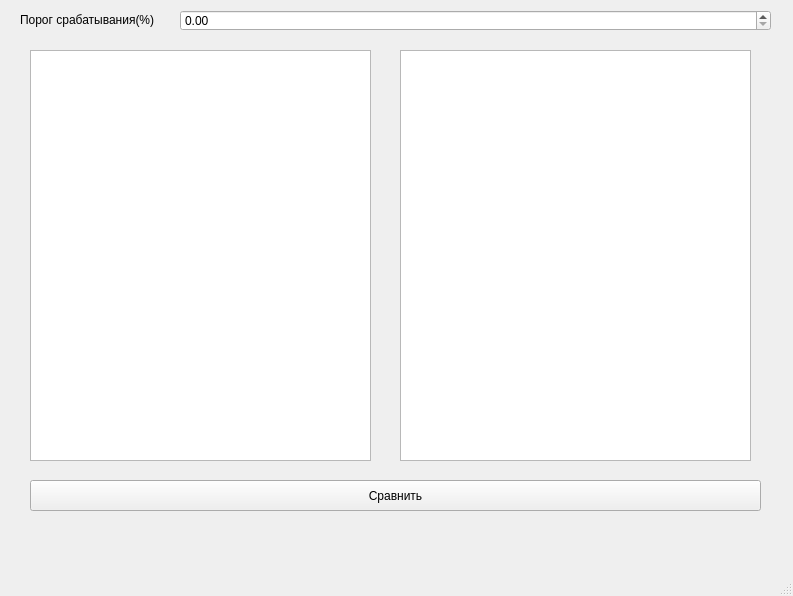
<?xml version="1.0" encoding="UTF-8"?>
<ui version="4.0">
 <class>MainWindow</class>
 <widget class="QMainWindow" name="MainWindow">
  <property name="geometry">
   <rect>
    <x>0</x>
    <y>0</y>
    <width>793</width>
    <height>596</height>
   </rect>
  </property>
  <property name="windowTitle">
   <string>MainWindow</string>
  </property>
  <widget class="QWidget" name="centralwidget">
   <widget class="QDoubleSpinBox" name="alert_value">
    <property name="geometry">
     <rect>
      <x>180</x>
      <y>10</y>
      <width>591</width>
      <height>21</height>
     </rect>
    </property>
   </widget>
   <widget class="QPlainTextEdit" name="text1">
    <property name="geometry">
     <rect>
      <x>30</x>
      <y>50</y>
      <width>341</width>
      <height>411</height>
     </rect>
    </property>
   </widget>
   <widget class="QPlainTextEdit" name="text2">
    <property name="geometry">
     <rect>
      <x>400</x>
      <y>50</y>
      <width>351</width>
      <height>411</height>
     </rect>
    </property>
   </widget>
   <widget class="QPushButton" name="checkBtn">
    <property name="geometry">
     <rect>
      <x>30</x>
      <y>480</y>
      <width>731</width>
      <height>31</height>
     </rect>
    </property>
    <property name="text">
     <string>Сравнить</string>
    </property>
   </widget>
   <widget class="QLabel" name="label">
    <property name="geometry">
     <rect>
      <x>20</x>
      <y>10</y>
      <width>151</width>
      <height>20</height>
     </rect>
    </property>
    <property name="text">
     <string>Порог срабатывания(%)</string>
    </property>
   </widget>
  </widget>
  <widget class="QMenuBar" name="menubar">
   <property name="geometry">
    <rect>
     <x>0</x>
     <y>0</y>
     <width>793</width>
     <height>21</height>
    </rect>
   </property>
  </widget>
  <widget class="QStatusBar" name="statusbar"/>
 </widget>
 <resources/>
 <connections/>
</ui>
